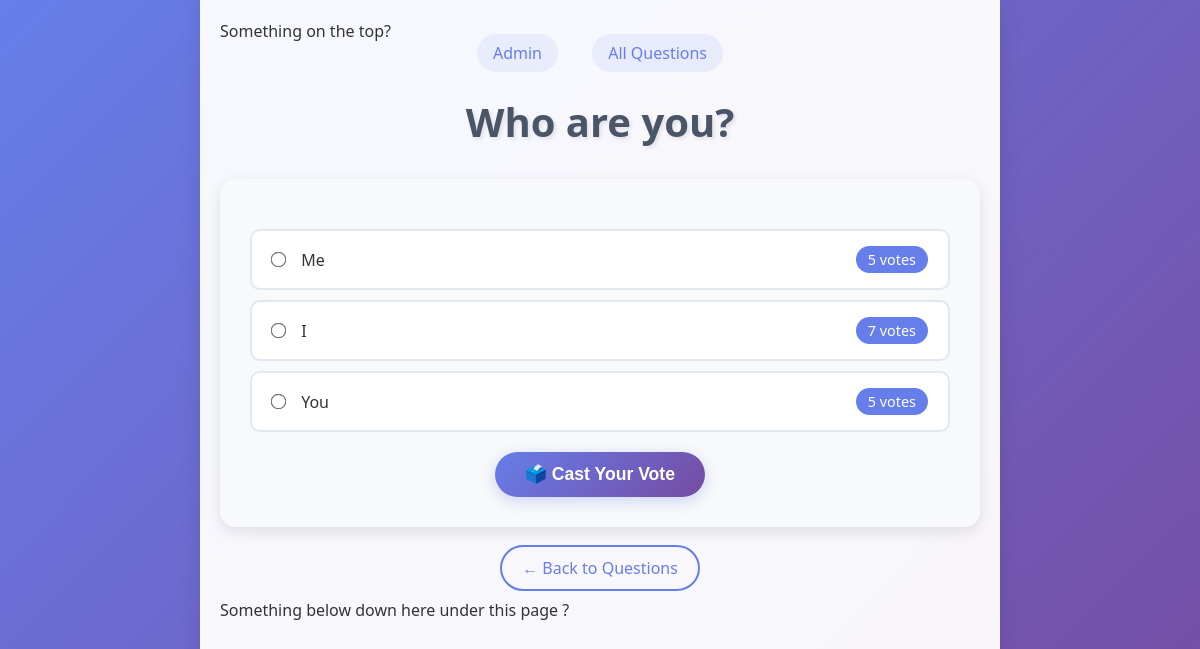
Page /detail/1/ on the earlier database version.
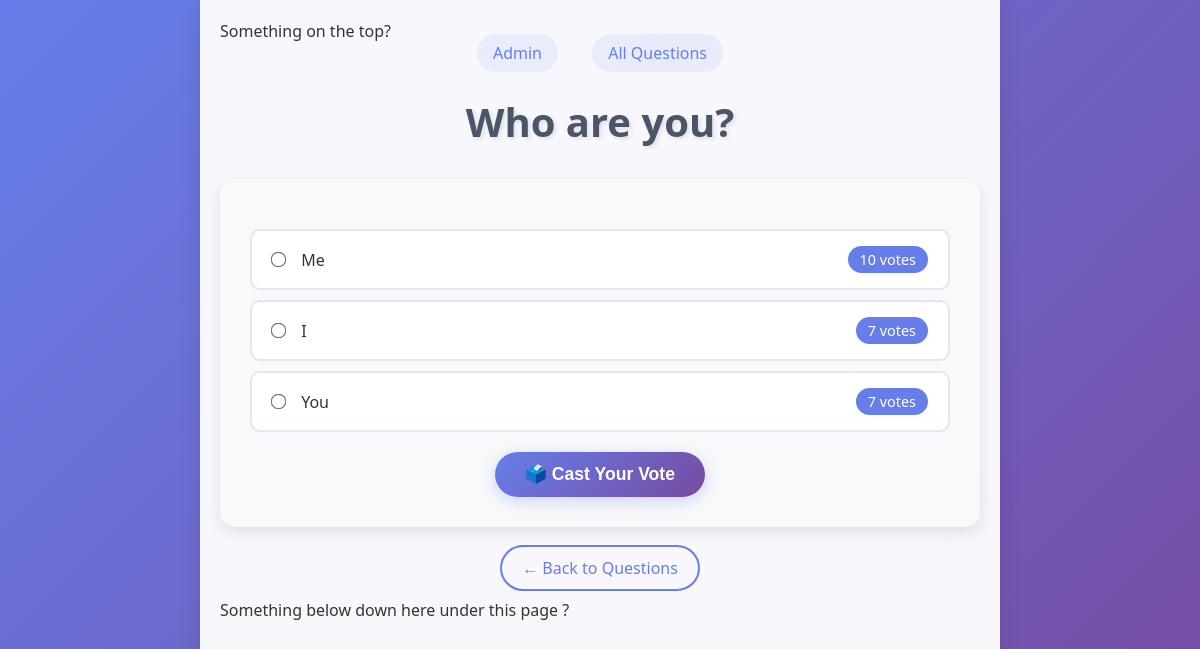
Same page on the later database version.
### polls/models.py (models this page shows, shortened)
class Question(models.Model):
    question_text = models.CharField(max_length=200)
    pub_date = models.DateTimeField('date published')
    age_range = [
        ("kid", "0-14"),
        ("young", "15-20"),
        ("idk", "21-999"),
    ]
    age = models.CharField(max_length=5, choices=age_range, default='kid') # nếu xài constraint thì có thể default = Kid
    difficulties = models.TextChoices("Difficulty", "Easy Normal Hảd")
    difficulty = models.CharField(blank=True, choices=difficulties, max_length=10 )
    question_type_choices=[
        ("Quiz",(("MC", "Multi-choice"), ("SC", "Single-choice"))),
        ("Text",(("FT", "Filling-text"), ("WA", "Write-answer"))),
        ("Other", "Other")
    ]
    question_type = models.CharField(choices=question_type_choices, max_length=20, default="SC")

class Choice(models.Model):
    question = models.ForeignKey(Question, on_delete=models.CASCADE)
    choice_text = models.CharField(max_length=200)
    votes = models.IntegerField(default=0)

### polls/views.py (the view)
# urls.py: path('detail/<int:question_id>/', views.detail, name='detail'),
def detail(request, question_id):
    question = get_object_or_404(Question, id=question_id)
    choices = Choice.objects.filter(question=question) #.values()
    context = {
        'question': question,
        'choices': choices
    }
    return render(request, 'polls/detail.html',  context)

### polls/templates/polls/detail.html (shortened to what this page needs)
{% extends 'polls/master.html' %}
{% block content %}
<div class="nav-links">
    <a href="/admin">Admin</a>
    <a href="{% url 'index' %}">All Questions</a>
</div>
<h1>{{question.question_text}}</h1>
<form action="{% url 'vote' question.id %}" method="post">
    <ul class="choice-list">
        {% for choice in choices %}
        <li class="choice-item">
            <label for="choice{{ choice.id }}">
                <div class="choice-content">
                    <input type="radio" name="choice" value="{{ choice.id }}" id="choice{{ choice.id }}">
                    <span class="choice-text">{{ choice.choice_text }}</span>
                </div>
                <span class="vote-count">{{ choice.votes }} votes</span>
            </label>
        </li>
        {% endfor %}
    </ul>
    <input type="submit" value="🗳️ Cast Your Vote" class="submit-btn">
</form>
<div class="back-link">
    <a href="{% url 'index' %}">← Back to Questions</a>
</div>
{% endblock %}

### polls/templates/polls/master.html (shortened to what this page needs)
{% load static %}
<!DOCTYPE html>
<html>
<head>
    <link rel="stylesheet" href="{% static 'index.css' %}">
    <link rel="stylesheet" href="{% static 'global.css' %}">
</head>
<body>
    <div class="container">
    {% include 'polls/header.html' %}
    {% block content %}
    {% endblock %}
    {% include 'polls/footer.html' with what="page" %}
    </div>
</body>
</html>

### polls/templates/polls/header.html
<p>Something on the top?</p>

### polls/templates/polls/footer.html
<p>Something below down here under this {{what}} ?</p>

### globalstaticfiles/global.css (style rules this page uses)
* { margin: 0; padding: 0; box-sizing: border-box; }
body { font-family: 'Segoe UI', Tahoma, Geneva, Verdana, sans-serif; background: linear-gradient(135deg, #667eea 0%, #764ba2 100%); min-height: 100vh; color: #333; }
.container { max-width: 800px; margin: 0 auto; padding: 20px; background: rgba(255, 255, 255, 0.95); min-height: 100vh; box-shadow: 0 0 20px rgba(0, 0, 0, 0.1); }
h1 { color: #4a5568; margin-bottom: 30px; text-align: center; font-size: 2.5em; text-shadow: 2px 2px 4px rgba(0, 0, 0, 0.1); }
.nav-links { text-align: center; margin-bottom: 30px; }
.nav-links a { color: #667eea; text-decoration: none; margin: 0 15px; padding: 8px 16px; border-radius: 20px; transition: all 0.3s ease; background: rgba(102, 126, 234, 0.1); }
form { background: #f8f9fa; padding: 30px; border-radius: 15px; box-shadow: 0 5px 15px rgba(0, 0, 0, 0.1); margin: 20px 0; }
.choice-list { list-style: none; margin: 20px 0; }
.choice-item { background: white; margin: 10px 0; padding: 15px 20px; border-radius: 10px; border: 2px solid #e2e8f0; transition: all 0.3s ease; cursor: pointer; }
.choice-item input[type="radio"] { margin-right: 12px; transform: scale(1.2); }
.choice-item label { cursor: pointer; font-weight: 500; display: flex; align-items: center; justify-content: space-between; }
.vote-count { background: #667eea; color: white; padding: 4px 12px; border-radius: 20px; font-size: 0.9em; }
.submit-btn { background: linear-gradient(135deg, #667eea 0%, #764ba2 100%); color: white; border: none; padding: 12px 30px; border-radius: 25px; font-size: 1.1em; font-weight: bold; cursor: pointer; transition: all 0.3s ease; display: block; margin: 20px auto 0; box-shadow: 0 4px 15px rgba(102, 126, 234, 0.3); }
.back-link { text-align: center; margin-top: 30px; margin-bottom: 20px; }
.back-link a { color: #667eea; text-decoration: none; padding: 10px 20px; border: 2px solid #667eea; border-radius: 25px; transition: all 0.3s ease; }

Differences in the rows shown:
changed Choice "Me": choice "☐ Me 5 votes" → "☐ Me 10 votes"; votes "5" → "10"
changed Choice "You": choice "☐ You 5 votes" → "☐ You 7 votes"; votes "5" → "7"
